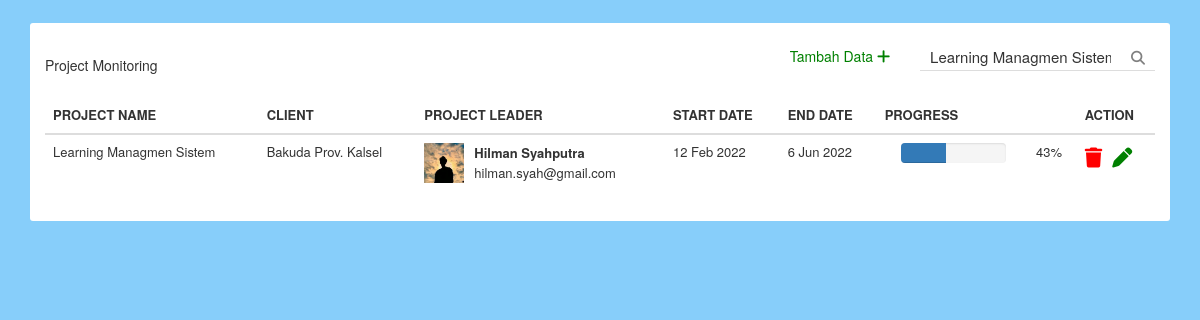
Screenshot of /index.php?cari=Learning Managmen Sistem with the database file from the repository.
### tables this page shows
CREATE TABLE `project` (
  `id` int(11) NOT NULL,
  `project_name` varchar(100) NOT NULL,
  `clien` varchar(100) NOT NULL,
  `img_leader` varchar(100) NOT NULL,
  `leader_name` varchar(100) NOT NULL,
  `leader_email` varchar(100) NOT NULL,
  `start_date` varchar(100) NOT NULL,
  `end_date` varchar(100) NOT NULL,
  `progres` int(4) NOT NULL
);

### index.php (the view, shortened to what this page needs)
<?php
include "action/connect.php";
?>
<!DOCTYPE html>
<html>
<head>
	<link rel="stylesheet" type="text/css" href="assets/css/bootstrap.css">
	<link rel="stylesheet" type="text/css" href="css/style.css">
	<link rel="stylesheet" type="text/css" href="assets/fontawesome/css/all.min.css"/>
</head>
<body>
	<div class="container">
		<div class="back">
			<h5>Project Monitoring</h5>
            <form action="index.php" method="get">
				<input type="text" name="cari" <?php
				if(isset($_GET['cari'])){
						$cari = $_GET['cari'];
						?> value="<?= $cari ?>"<?php
						} else {
				 ?>placeholder="search with project name <?php } ?>">
				<button><span class="fa fa-search"></span></button>
            </form>
            <div class="add">
				<a href="page/insert.php">Tambah Data <i class="fa-sharp fa-solid fa-plus"></i></a>
			</div>
			<table class="table table-borderless">
				<thead>
					<tr class="bg-light">
						<th>PROJECT NAME</th>
						<th>CLIENT</th>
						<th>PROJECT LEADER</th>
						<th>START DATE</th>
						<th>END DATE</th>
						<th class="prog">PROGRESS</th>
						<th>ACTION</th>
					</tr>
				</thead>
				<?php
					if(isset($_GET['cari'])){
						$cari = $_GET['cari'];
						$project = mysqli_query($connect, "SELECT * from project where project_name like '%".$cari."%'");
					} else {
					$project = mysqli_query($connect, "SELECT * FROM project");
				}
					foreach($project as $row){
				 ?>
				<tbody>
					<tr>
						<td class="align-middle"><?= $row['project_name']; ?></td>
						<td class="align-middle"><?= $row['clien']; ?></td>
						<td>
							<table>
								<tr>
									<td rowspan="2" width="50px"><img src="img/<?= $row['img_leader']; ?>" class="rounded-circle" width="40px"></td>
									<td><b><?= $row['leader_name']; ?></b></td>
								</tr>
								<tr>
									<td><?= $row['leader_email']; ?></td>
								</tr>
							</table>
						</td>
						<td class="align-middle"><?= $row['start_date']; ?></td>
						<td class="align-middle"><?= $row['end_date']; ?></td>
						<td class="align-middle" style="padding-right: 20px;">
							 <div class="row">
                  <div class="col-md-8 col-md-offset-1 col-sm-8 col-sm-offset-1 col-xs-8 col-xs-offset-1">
                    <div class="progress">
                        <div class="progress-bar  active" role="progressbar" aria-valuenow="  45"     aria-valuemin="0" aria-valuemax="100" style="width: <?= $row['progres']; ?>%">
                        </div>
                    </div>
                  </div>
                  <div class="col-md-1 col-sm-1 col-xs-1 text-left"><?= $row['progres']; ?>%</div>
                </div>
						</td>
						<td class="align-middle">
							<div class="trash">
							<a href="action/delete.php?id=<?= $row['id']; ?>" onclick="return confirm('Hapus data project <?= $row['project_name']; ?>?')"><i class="fa-solid fa-trash"></i></a>
							</div>
							<div class="update">
								<a href="page/update.php?id=<?= $row['id']; ?>"><i class="fa-solid fa-pen"></i></a>
							</div>
						</td>
					</tr>
				</tbody>
				<?php } ?>
			</table>
		</div>
	</div>
</body>
</html>

### css/style.css (style rules this page uses)
body { background-color: #87cefa; }
.table { font-size: 13px; background-color: white; }
.back { margin-top: 2%; background-color: white; border-radius: 3px; padding: 10px 15px; }
.back h5 { padding: 15px 0px; float: left; }
.back form { float: right; margin: 10px 0px; border-bottom: 1px solid #ddd; }
.back input { font-size: 15px; padding:3px 10px; border: 0px; }
.back button span { color: gray; }
.back button { background-color: white; border: 0px; padding-right: 10px; }
.add { float: right; margin: 13px 30px 12px 0px; color: green; }
.add i { font-size: 15px; }
.add a { text-decoration: none; color: green; transition: 0.2s; }
.trash a { text-decoration: none; color: red; font-size: 20px; float: left; padding-right:10px; transition: 0.2s; }
.update a { text-decoration: none; color: green; font-size: 20px; transition: 0.2s; }
.prog { width: 200px; }

### rows the page displays
project: project_name "Learning Managmen Sistem", clien "Bakuda Prov. Kalsel", img_leader (picture), leader_name "Hilman Syahputra", leader_email "hilman.syah@gmail.com", start_date "12 Feb 2022", end_date "6 Jun 2022", progres "43"
